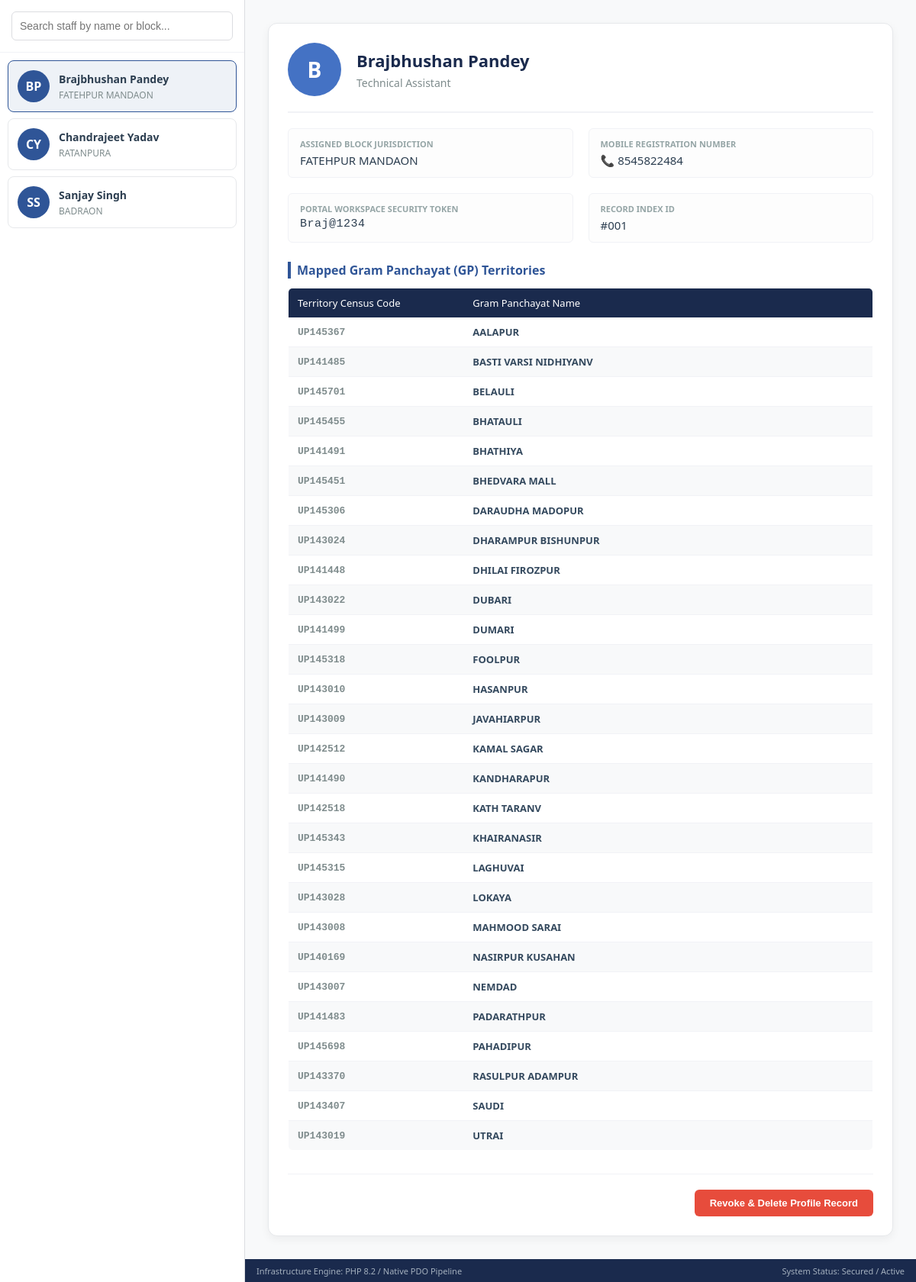
The page /secure_suite_v3/profiles.php (signed in) on the database its author committed.
### tables this page shows
CREATE TABLE `clients` (
  `id` int(11) NOT NULL,
  `name` varchar(255) NOT NULL,
  `post` varchar(100) NOT NULL,
  `block` varchar(100) NOT NULL,
  `phone` varchar(20) NOT NULL,
  `pass` varchar(255) NOT NULL,
  `villages` longtext DEFAULT NULL
);

### secure_suite_v3/profiles.php (the view, shortened to what this page needs)
<?php
require_once 'db.php';
try {
    $stmt_all = $pdo->query("SELECT id, name, post, block, phone FROM clients ORDER BY name ASC");
    $profiles = $stmt_all->fetchAll();
} catch (PDOException $e) {
    die("Data compilation error: " . $e->getMessage());
}
$selected_id = isset($_GET['id']) ? intval($_GET['id']) : 0;
if ($selected_id === 0 && !empty($profiles)) {
    $selected_id = $profiles[0]['id'];
}
$active_profile = null;
if ($selected_id > 0) {
    $stmt_active = $pdo->prepare("SELECT * FROM clients WHERE id = ? LIMIT 1");
    $stmt_active->execute([$selected_id]);
    $active_profile = $stmt_active->fetch();
}
?>
<!DOCTYPE html>
<html lang="en">
<head>
</head>
<body>
    <div class="sidebar-panel">
        <div class="search-container">
            <input type="text" id="profileSearch" class="search-box" onkeyup="filterProfiles()" placeholder="Search staff by name or block...">
        </div>
        <div class="profile-list" id="profileListContainer">
            <?php if (!empty($profiles)): ?>
                <?php foreach ($profiles as $p): ?>
                    <?php
                        $initials = '';
                        $parts = explode(' ', $p['name']);
                        foreach ($parts as $part) {
                            $initials .= strtoupper(substr($part, 0, 1));
                        }
                        $initials = substr($initials, 0, 2);
                    ?>
                    <a href="profiles.php?id=<?php echo $p['id']; ?>" class="profile-card-item <?php echo ($p['id'] == $selected_id) ? 'active' : ''; ?>">
                        <div class="avatar-circle"><?php echo htmlspecialchars($initials); ?></div>
                        <div class="profile-info-meta">
                            <div class="profile-title-name"><?php echo htmlspecialchars($p['name']); ?></div>
                            <div class="profile-subtitle-tag"><?php echo htmlspecialchars($p['block']); ?></div>
                        </div>
                    </a>
                <?php endforeach; ?>
            <?php else: ?>
                <div style="text-align:center; padding:20px; color:#95a5a6; font-style:italic; font-size:13px;">No personnel records found.</div>
            <?php endif; ?>
        </div>
    </div>
    <div class="main-display-panel">
        <div class="workspace-canvas">
            <?php if ($active_profile): ?>
                <div class="detail-card">
                    <div class="detail-header">
                        <div class="detail-avatar">
                            <?php
                                $main_initial = strtoupper(substr($active_profile['name'], 0, 1));
                                echo htmlspecialchars($main_initial);
                            ?>
                        </div>
                        <div class="detail-header-text">
                            <h2><?php echo htmlspecialchars($active_profile['name']); ?></h2>
                            <p><?php echo htmlspecialchars($active_profile['post']); ?></p>
                        </div>
                    </div>
                    <div class="info-grid">
                        <div class="info-group">
                            <div class="info-label">Assigned Block Jurisdiction</div>
                            <div class="info-value"><?php echo htmlspecialchars($active_profile['block']); ?></div>
                        </div>
                        <div class="info-group">
                            <div class="info-label">Mobile Registration Number</div>
                            <div class="info-value">📞 <?php echo htmlspecialchars($active_profile['phone']); ?></div>
                        </div>
                        <div class="info-group">
                            <div class="info-label">Portal Workspace Security Token</div>
                            <div class="info-value" style="font-family: monospace; letter-spacing: 0.5px;"><?php echo htmlspecialchars($active_profile['pass']); ?></div>
                        </div>
                        <div class="info-group">
                            <div class="info-label">Record Index ID</div>
                            <div class="info-value">#00<?php echo htmlspecialchars($active_profile['id']); ?></div>
                        </div>
                    </div>
                    <div class="table-section">
                        <h3>Mapped Gram Panchayat (GP) Territories</h3>
                        <table class="village-table">
                            <thead>
                                <tr>
                                    <th style="width: 30%;">Territory Census Code</th>
                                    <th>Gram Panchayat Name</th>
                                </tr>
                            </thead>
                            <tbody>
                                <?php
                                $village_list = [];
                                if (!empty($active_profile['villages'])) {
                                    $village_list = json_decode($active_profile['villages'], true);
                                }
                                if (is_array($village_list) && !empty($village_list)):
                                    foreach ($village_list as $v):
                                ?>
                                    <tr>
                                        <td style="font-family: monospace; font-weight: 600; color: #7f8c8d;"><?php echo htmlspecialchars($v['code'] ?? 'N/A'); ?></td>
                                        <td><strong><?php echo htmlspecialchars($v['name'] ?? 'Unnamed Location'); ?></strong></td>
                                    </tr>
                                <?php
                                    endforeach;
                                else:
                                ?>
                                    <tr>
                                        <td colspan="2" style="text-align:center; color:#95a5a6; font-style:italic; padding:15px;">No village assignments declared for this profile.</td>
                                    </tr>
                                <?php endif; ?>
                            </tbody>
                        </table>
                    </div>
                    <div class="action-tray">
                        <form method="POST" onsubmit="return confirm('Are you sure you want to completely erase this user account profile directory item? This cannot be undone.');">
                            <button type="submit" name="delete_profile" class="btn-delete">Revoke & Delete Profile Record</button>
                        </form>
                    </div>
                </div>
            <?php else: ?>
                <div style="text-align:center; padding-top:100px; color:#5f6368; font-size: 14px;">Select an employee assistant profile item view from the left panel list.</div>
            <?php endif; ?>
        </div>
        <div class="footer-bar">
            <div>Infrastructure Engine: PHP 8.2 / Native PDO Pipeline</div>
            <div>System Status: Secured / Active</div>
        </div>
    </div>
</body>
</html>

### secure_suite_v3/profiles.php (style rules this page uses)
body { font-family: 'Segoe UI', Tahoma, Geneva, Verdana, sans-serif; margin: 0; background-color: #f0f2f5; display: flex; height: 100vh; overflow: hidden; }
.sidebar-panel { width: 320px; background-color: #ffffff; border-right: 1px solid #dcdde1; display: flex; flex-direction: column; }
.search-container { padding: 15px; border-bottom: 1px solid #f1f2f6; }
.search-box { width: 100%; padding: 10px; border: 1px solid #dcdde1; border-radius: 6px; box-sizing: border-box; font-size: 14px; }
.profile-list { flex: 1; overflow-y: auto; padding: 10px; }
.profile-card-item { display: flex; align-items: center; padding: 12px; margin-bottom: 8px; background: #fff; border: 1px solid #e6e8eb; border-radius: 8px; cursor: pointer; transition: all 0.2s; text-decoration: none; color: inherit; }
.profile-card-item.active { background: #eef2f7; border-color: #2f5597; }
.avatar-circle { width: 42px; height: 42px; background: #2f5597; color: #fff; border-radius: 50%; display: flex; align-items: center; justify-content: center; font-weight: bold; font-size: 16px; margin-right: 12px; flex-shrink: 0; }
.profile-info-meta { flex: 1; min-width: 0; }
.profile-title-name { font-weight: 600; font-size: 14px; color: #2c3e50; margin: 0 0 3px 0; white-space: nowrap; overflow: hidden; text-overflow: ellipsis; }
.profile-subtitle-tag { font-size: 12px; color: #7f8c8d; margin: 0; }
.main-display-panel { flex: 1; display: flex; flex-direction: column; background: #f8f9fa; }
.workspace-canvas { flex: 1; overflow-y: auto; padding: 30px; box-sizing: border-box; }
.detail-card { background: #ffffff; border-radius: 12px; box-shadow: 0 4px 12px rgba(0,0,0,0.05); padding: 25px; border: 1px solid #e6e8eb; max-width: 800px; margin: 0 auto; }
.detail-header { display: flex; align-items: center; border-bottom: 2px solid #f1f2f6; padding-bottom: 20px; margin-bottom: 20px; }
.detail-avatar { width: 70px; height: 70px; background: #4472c4; color: #fff; border-radius: 50%; display: flex; align-items: center; justify-content: center; font-size: 28px; font-weight: bold; margin-right: 20px; }
.detail-header-text h2 { margin: 0 0 5px 0; color: #1a2a4d; font-size: 22px; }
.detail-header-text p { margin: 0; color: #7f8c8d; font-size: 14px; }
.info-grid { display: grid; grid-template-columns: 1fr 1fr; gap: 20px; margin-bottom: 25px; }
.info-group { background: #fdfdfd; padding: 12px 15px; border: 1px solid #f1f2f6; border-radius: 6px; }
.info-label { font-size: 11px; text-transform: uppercase; color: #95a5a6; font-weight: bold; margin-bottom: 4px; }
.info-value { font-size: 15px; color: #2c3e50; font-weight: 500; }
.table-section { margin-top: 25px; }
.table-section h3 { font-size: 16px; color: #2f5597; margin-bottom: 12px; border-left: 4px solid #2f5597; padding-left: 8px; }
.village-table { width: 100%; border-collapse: collapse; background: #fff; border-radius: 6px; overflow: hidden; border: 1px solid #e6e8eb; }
.village-table th { background: #1a2a4d; color: #ffffff; text-align: left; padding: 10px 12px; font-size: 13px; font-weight: 500; }
.village-table td { padding: 10px 12px; font-size: 13px; border-bottom: 1px solid #f1f2f6; color: #34495e; }
.village-table tr:last-child td { border-bottom: none; }
.village-table tr:nth-child(even) { background: #f8f9fa; }
.action-tray { margin-top: 30px; display: flex; justify-content: flex-end; border-top: 1px solid #f1f2f6; padding-top: 20px; }
.btn-delete { background: #e74c3c; color: white; border: none; padding: 10px 20px; border-radius: 6px; font-weight: 600; cursor: pointer; font-size: 13px; transition: background 0.2s; }
.footer-bar { height: 30px; background: #1a2a4d; color: #a4b0be; display: flex; align-items: center; justify-content: space-between; padding: 0 15px; font-size: 11px; }

### rows shown on the page
clients: initials "BP", name "Brajbhushan Pandey", block "FATEHPUR MANDAON", name "B", post "Technical Assistant", phone "8545822484", pass "Braj@1234", id "1"
clients: initials "CY", name "Chandrajeet Yadav", block "RATANPURA"
clients: initials "SS", name "Sanjay Singh", block "BADRAON"

### other values the page prints
$v['code'] "UP145367"
$v['name'] "AALAPUR"
$v['code'] "UP141485"
$v['name'] "BASTI VARSI NIDHIYANV"
$v['code'] "UP145701"
$v['name'] "BELAULI"
$v['code'] "UP145455"
$v['name'] "BHATAULI"
$v['code'] "UP141491"
$v['name'] "BHATHIYA"
$v['code'] "UP145451"
$v['name'] "BHEDVARA MALL"
$v['code'] "UP145306"
$v['name'] "DARAUDHA MADOPUR"
$v['code'] "UP143024"
